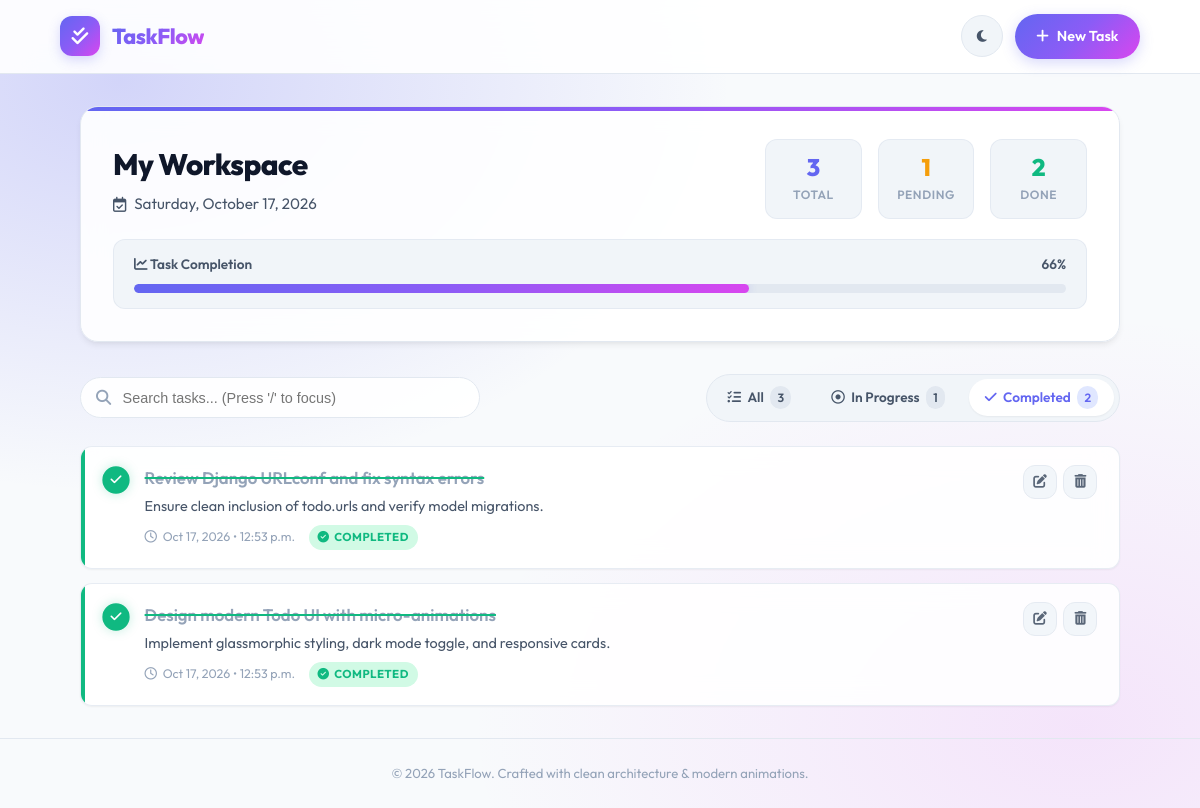
The app's page /?filter=completed with its own data.
### todo/models.py (models this page shows, shortened)
class TaskModel(models.Model):
    title = models.CharField(max_length=200)
    description = models.TextField(blank=True, default='')
    complated = models.BooleanField(default=False)
    created_at = models.DateTimeField(auto_now_add=True)
    updated_at = models.DateTimeField(auto_now=True)
    class Meta:
        ordering = ['-created_at']
    @property
    def completed(self):
        return self.complated

### todo/views.py (the view)
# urls.py: path('', views.task_list, name='task_list'),
def task_list(request):
    filter_type = request.GET.get('filter', 'all')
    search_query = request.GET.get('q', '').strip()
    tasks = TaskModel.objects.all()
    if search_query:
        tasks = tasks.filter(
            Q(title__icontains=search_query) | Q(description__icontains=search_query)
        )
    if filter_type == 'completed':
        tasks = tasks.filter(complated=True)
    elif filter_type == 'pending':
        tasks = tasks.filter(complated=False)
    all_tasks = TaskModel.objects.all()
    total_count = all_tasks.count()
    completed_count = all_tasks.filter(complated=True).count()
    pending_count = all_tasks.filter(complated=False).count()
    completion_percentage = int((completed_count / total_count * 100)) if total_count > 0 else 0
    context = {
        'tasks': tasks,
        'filter_type': filter_type,
        'search_query': search_query,
        'total_count': total_count,
        'completed_count': completed_count,
        'pending_count': pending_count,
        'completion_percentage': completion_percentage,
    }
    return render(request, 'todo/task_list.html', context)

### todo/templates/todo/task_list.html (shortened to what this page needs)
{% extends 'todo/base.html' %}
{% block content %}
<section class="hero-card">
  <div class="hero-content">
    <div class="hero-title-section">
      <h1>My Workspace</h1>
      <p class="hero-subtitle">
        <i class="fa-regular fa-calendar-check"></i>
        <span>{% now "l, F j, Y" %}</span>
      </p>
    </div>
    <div class="stats-grid">
      <div class="stat-pill stat-total">
        <span class="stat-num" id="statTotal">{{ total_count }}</span>
        <span class="stat-label">Total</span>
      </div>
      <div class="stat-pill stat-pending">
        <span class="stat-num" id="statPending">{{ pending_count }}</span>
        <span class="stat-label">Pending</span>
      </div>
      <div class="stat-pill stat-completed">
        <span class="stat-num" id="statCompleted">{{ completed_count }}</span>
        <span class="stat-label">Done</span>
      </div>
    </div>
  </div>
  <div class="progress-card">
    <div class="progress-header">
      <span><i class="fa-solid fa-chart-line"></i> Task Completion</span>
      <span id="progressPercent">{{ completion_percentage }}%</span>
    </div>
    <div class="progress-track" role="progressbar" aria-valuenow="{{ completion_percentage }}" aria-valuemin="0" aria-valuemax="100">
      <div class="progress-fill" id="progressFill" style="width: {{ completion_percentage }}%;"></div>
    </div>
  </div>
</section>
<section class="toolbar-container">
  <div class="search-box">
    <form method="GET" action="{% url 'todo:task_list' %}" id="searchForm">
      <input
        type="text"
        name="q"
        value="{{ search_query }}"
        class="search-input"
        id="liveSearchInput"
        placeholder="Search tasks... (Press '/' to focus)"
        autocomplete="off"
      >
    </form>
  </div>
  <nav class="filter-pills" aria-label="Task Status Filters">
    <a href="{% url 'todo:task_list' %}{% if search_query %}?q={{ search_query }}{% endif %}" class="filter-pill {% if filter_type == 'all' or not filter_type %}active{% endif %}">
      <i class="fa-solid fa-list-check"></i> All
      <span class="pill-count">{{ total_count }}</span>
    </a>
    <a href="{% url 'todo:task_list' %}?filter=pending{% if search_query %}&q={{ search_query }}{% endif %}" class="filter-pill {% if filter_type == 'pending' %}active{% endif %}">
      <i class="fa-regular fa-circle-dot"></i> In Progress
      <span class="pill-count">{{ pending_count }}</span>
    </a>
    <a href="{% url 'todo:task_list' %}?filter=completed{% if search_query %}&q={{ search_query }}{% endif %}" class="filter-pill {% if filter_type == 'completed' %}active{% endif %}">
      <i class="fa-solid fa-check"></i> Completed
      <span class="pill-count">{{ completed_count }}</span>
    </a>
  </nav>
</section>
<section class="task-list-grid" id="tasksList">
  {% for task in tasks %}
  <article class="task-card {% if task.complated %}is-completed{% endif %}" id="task-{{ task.id }}">
    <form action="{% url 'todo:task_toggle' task.id %}" method="POST" class="js-toggle-form">
      <button type="submit" class="toggle-btn" aria-label="Toggle task status" title="Click to toggle status">
        <div class="custom-checkbox">
          <i class="{% if task.complated %}fa-solid fa-check{% endif %}"></i>
        </div>
      </button>
    </form>
    <div class="task-body">
      <h3 class="task-title">{{ task.title }}</h3>
      {% if task.description %}
      <p class="task-description">{{ task.description }}</p>
      {% endif %}
      <div class="task-meta">
        <span class="meta-item">
          <i class="fa-regular fa-clock"></i>
          {{ task.created_at|date:"M j, Y • g:i a" }}
        </span>
        {% if task.complated %}
        <span class="status-badge completed">
          <i class="fa-solid fa-circle-check"></i> Completed
        </span>
        {% else %}
        <span class="status-badge pending">
          <i class="fa-solid fa-clock"></i> In Progress
        </span>
        {% endif %}
      </div>
    </div>
    <div class="task-actions">
      <a href="{% url 'todo:task_edit' task.id %}" class="btn-action-icon edit" title="Edit task" aria-label="Edit task {{ task.title }}">
        <i class="fa-solid fa-pen-to-square"></i>
      </a>
      <a href="{% url 'todo:task_delete' task.id %}" class="btn-action-icon delete" title="Delete task" aria-label="Delete task {{ task.title }}">
        <i class="fa-solid fa-trash-can"></i>
      </a>
    </div>
  </article>
  {% endfor %}
</section>
{% endblock %}

### records on screen
TaskModel: complated True (drawn), title "Review Django URLconf and fix syntax errors", description "Ensure clean inclusion of todo.urls and verify model migrations.", created_at "Oct 17, 2026 • 12:53 p.m."
TaskModel: complated True (drawn), title "Design modern Todo UI with micro-animations", description "Implement glassmorphic styling, dark mode toggle, and responsive cards.", created_at "Oct 17, 2026 • 12:53 p.m."

### other values on screen
{{ total_count }} "3"
{{ pending_count }} "1"
{{ completed_count }} "2"
{{ completion_percentage }} "66"
